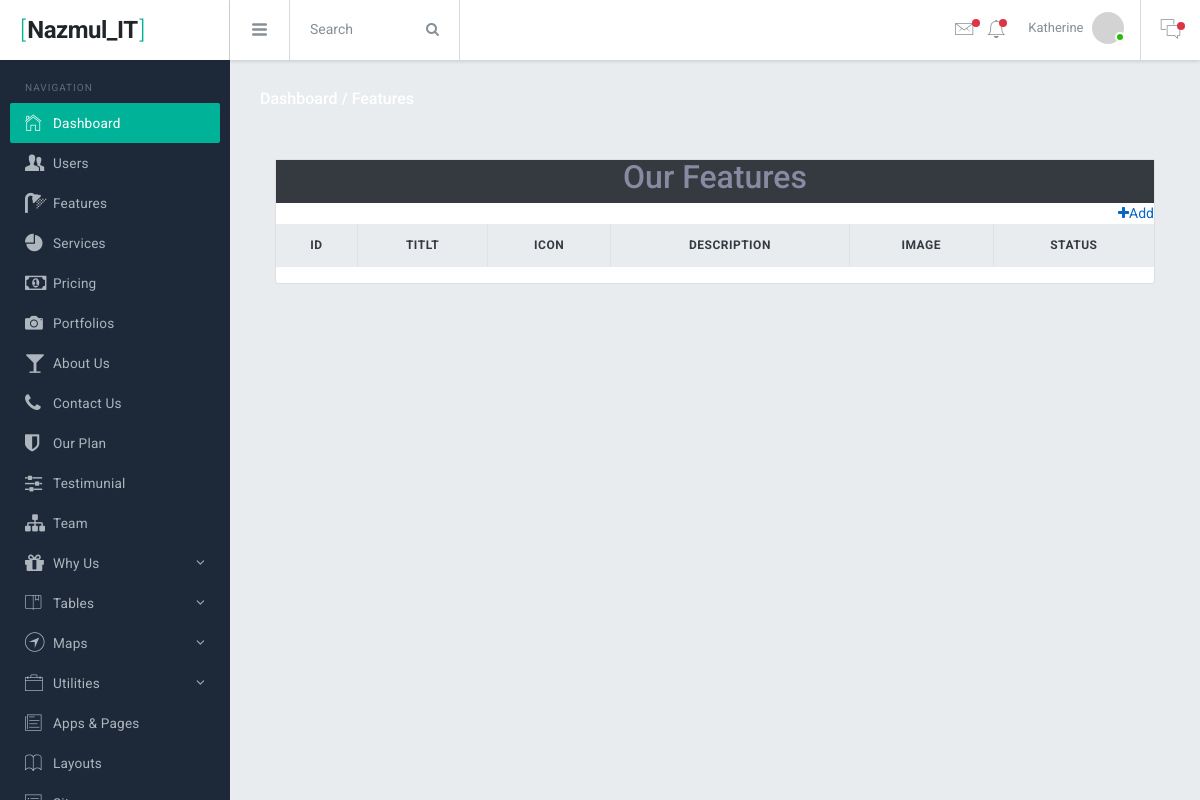
/Dashboard/features.php (signed in), run on an earlier commit of the app's database.
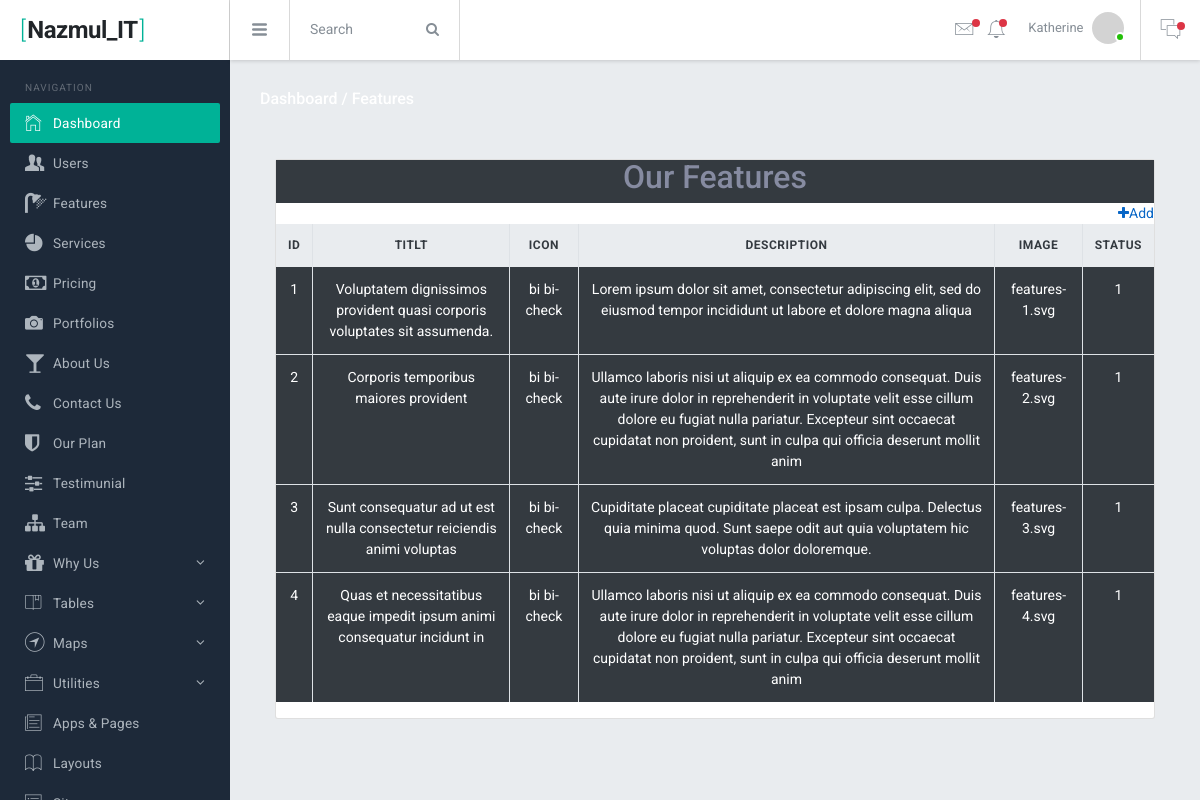
And on a later commit of the database.
### tables this page shows
CREATE TABLE `features` (
  `id` tinyint(3) UNSIGNED NOT NULL,
  `title` varchar(255) NOT NULL,
  `icon` varchar(255) NOT NULL,
  `title2` varchar(255) DEFAULT NULL,
  `description` varchar(255) DEFAULT NULL,
  `image` varchar(255) NOT NULL,
  `status` tinyint(4) NOT NULL DEFAULT 1
);

### Dashboard/features.php (the view)
<?php
  require_once'../db.php';
  $select="SELECT * FROM features";
  $features=mysqli_query($db, $select);
  include'include/header.php';
?>
<div class="br-mainpanel">
  <div class="pd-30">
    <h6 class="tx-gray-800 mg-b-5">
      <a class="tx-white" href="dashboard.php">Dashboard /</a>
      <a class="tx-white" href="#">Features</a>
    </h6>
  </div>
  <div class="br-pagebody mg-t-5 pd-x-30">
    <div class="col-12 m-auto">
      <div class="card mt-sm-3">
        <table class="table table-bordered mt-30 text-center">
          <div class="text-center bg-dark">
            <h2>Our Features</h2>
          </div>
            <a class="text-right" href="add-features.php"><i class="fa fa-plus"></i>Add</a>
          <thead class="thead-light">
            <tr>
              <th class="text-center">ID</th>
              <th class="text-center">Titlt</th>
              <th class="text-center">Icon</th>
              <th class="text-center">Description</th>
              <th class="text-center">Image</th>
              <th class="text-center">Status</th>
            </tr>
          </thead>
          <tbody class="tx-white">
            <?php
              foreach ($features as $key => $service) {
                ?>
              <tr>
                <td class="bg-dark"><?php echo ++$key?></td>
                <td class="bg-dark"><?php echo $service['title'];?></td>
                <td class="bg-dark"><?php echo $service['icon'];?></td>
                <td class="bg-dark"><?php echo $service['description'];?></td>
                <td class="bg-dark"><?php echo $service['image'];?></td>
                <td class="bg-dark"><?php echo $service['status'];?></td>
              </tr>
              <?php
              }
            ?>
          </tbody>
        </table>
      </div>
    </div>
  </div>
</div>
<?php include'include/footer.php'?>

What changed in the data, as far as the page shows it:
added features: title "Voluptatem dignissimos provident quasi corporis voluptates sit assumenda.", icon "bi bi-check", description "Lorem ipsum dolor sit amet, consectetur adipiscing elit, sed do eiusmod tempor incididunt ut labore et dolore magna aliqua", image "features-1.svg", status "1"
added features: title "Corporis temporibus maiores provident", icon "bi bi-check", description "Ullamco laboris nisi ut aliquip ex ea commodo consequat. Duis aute irure dolor in reprehenderit in voluptate velit esse cillum dolore eu fugiat nulla pariatur. Excepteur sint occaecat cupidatat non proident, sunt in culpa qui officia deserunt mollit anim", image "features-2.svg", status "1"
added features: title "Sunt consequatur ad ut est nulla consectetur reiciendis animi voluptas", icon "bi bi-check", description "Cupiditate placeat cupiditate placeat est ipsam culpa. Delectus quia minima quod. Sunt saepe odit aut quia voluptatem hic voluptas dolor doloremque.", image "features-3.svg", status "1"
added features: title "Quas et necessitatibus eaque impedit ipsum animi consequatur incidunt in", icon "bi bi-check", description "Ullamco laboris nisi ut aliquip ex ea commodo consequat. Duis aute irure dolor in reprehenderit in voluptate velit esse cillum dolore eu fugiat nulla pariatur. Excepteur sint occaecat cupidatat non proident, sunt in culpa qui officia deserunt mollit anim", image "features-4.svg", status "1"
